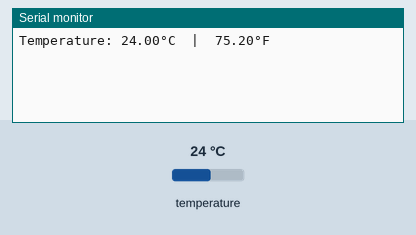
The sketch below on a simulated Arduino Uno, built with avr-gcc and run on an emulated ATmega328P. Shown: the last lines printed to the serial monitor. The test bench sets the inputs (shaded band); at power-on: temperature 24 °C.

Above: at 1.5 s.
1.6 s: temperature set to 12 °C
At 4.1 s:
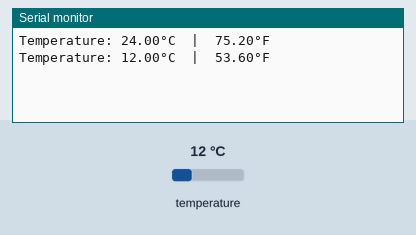
4.6 s: temperature set to 19 °C
At 7.8 s:
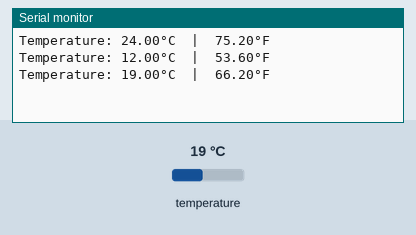
Timing chart, 0 to 9.3 s (numbered marks = the images above; inputs shaded):
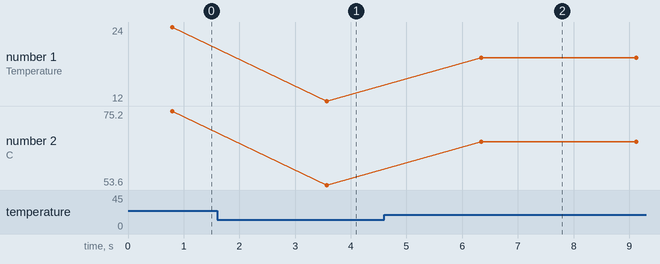

The sketch:

ds18b20_nodemcu.ino
```cpp
#include <OneWire.h>
#include <DallasTemperature.h>

// Data wire is connected to GPIO 0 (D3 on NodeMCU)
#define ONE_WIRE_BUS 0

OneWire oneWire(ONE_WIRE_BUS);
DallasTemperature sensors(&oneWire);

void setup() {
  Serial.begin(115200);
  sensors.begin();
}

void loop() {
  sensors.requestTemperatures(); // Send the command to get temperatures
  float tempC = sensors.getTempCByIndex(0); // Get temperature in Celsius
  float tempF = sensors.getTempFByIndex(0); // Get temperature in Fahrenheit

  Serial.print("Temperature: ");
  Serial.print(tempC);
  Serial.print("°C  |  ");
  Serial.print(tempF);
  Serial.println("°F");

  delay(2000); // Wait 2 seconds before next reading
}
```

Measured:
- after the input at 1.6 s, the serial monitor: prints a new line after 2.0 s (image 1)
- after the input at 4.6 s, the serial monitor: prints a new line after 1.7 s (image 2)
- plotted number 1: 24 → 12 after the input at 1.6 s, 12 → 19 after the input at 4.6 s
- plotted number 2: 75.2 → 53.6 after the input at 1.6 s, 53.6 → 66.2 after the input at 4.6 s
